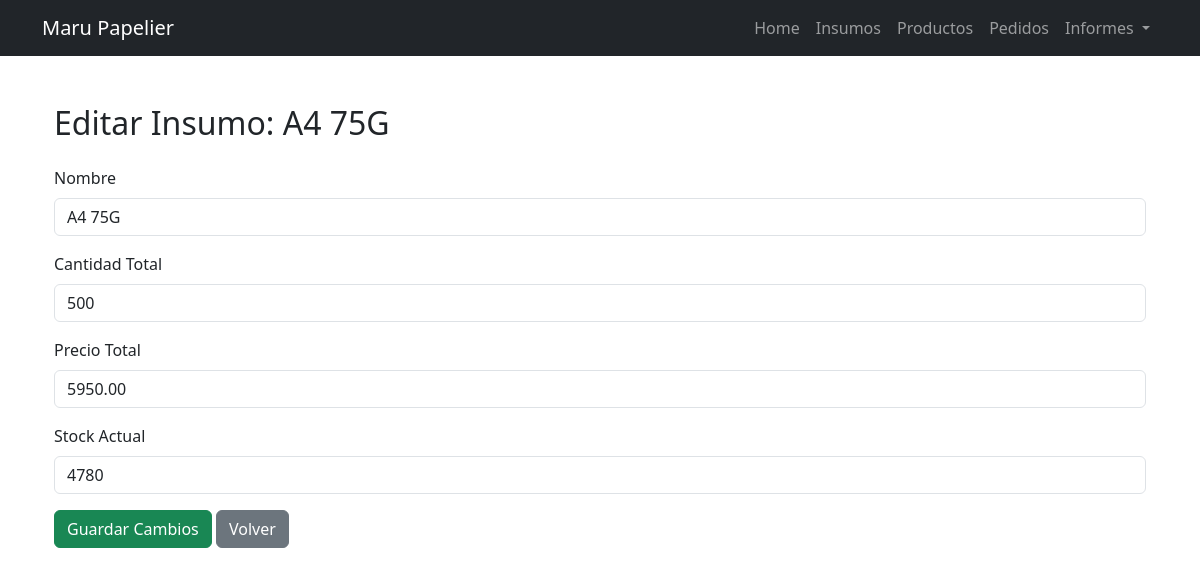
The app's page /gestion/insumos/editar/11/ with its own data.
### gestion/models.py (models this page shows, shortened)
class Insumo(models.Model):
    nombre = models.CharField(max_length=100)
    cantidad_total = models.PositiveIntegerField(help_text="Cantidad total recibida (ej. 500 hojas)")
    stock = models.PositiveIntegerField(default=0, help_text="Stock actual disponible")
    precio_total = models.DecimalField(max_digits=10, decimal_places=2, help_text="Precio total pagado por la cantidad recibida")
    costo_unitario = models.DecimalField(max_digits=10, decimal_places=4, editable=False, default=0)

### gestion/views.py (the view)
# urls.py: path('insumos/editar/<int:insumo_id>/', views.editar_insumo, name='editar_insumo'),
def editar_insumo(request, insumo_id):
    insumo = get_object_or_404(Insumo, id=insumo_id)
    if request.method == "POST":
        form = InsumoForm(request.POST, instance=insumo)
        if form.is_valid():
            form.save()
            messages.success(request, "Insumo actualizado correctamente.")
            return redirect("listar_insumos")
    else:
        form = InsumoForm(instance=insumo)
    return render(
        request, "gestion/editar_insumo.html", {"form": form, "insumo": insumo}
    )

### gestion/forms.py
class InsumoForm(forms.ModelForm):
    class Meta:
        model = Insumo
        fields = ['nombre', 'cantidad_total', 'precio_total', 'stock']
        widgets = {
            'nombre': forms.TextInput(attrs={'class': 'form-control'}),
            'cantidad_total': forms.NumberInput(attrs={'class': 'form-control'}),
            'precio_total': forms.NumberInput(attrs={'class': 'form-control'}),
            'stock': forms.NumberInput(attrs={'class': 'form-control'}),
        }

### gestion/templates/gestion/editar_insumo.html (shortened to what this page needs)
{% extends 'gestion/base.html' %}
{% block content %}
<body>
  <div class="container mt-5">
    <h2 class="mb-4">Editar Insumo: {{ insumo.nombre }}</h2>
    <form method="post">
      <div class="mb-3">
        <label for="id_nombre" class="form-label">Nombre</label>
        {{ form.nombre}}
      </div>
      <div class="mb-3">
        <label for="id_cantidad_total" class="form-label">Cantidad Total</label>
        {{ form.cantidad_total }}
      </div>
      <div class="mb-3">
        <label for="id_precio_total" class="form-label">Precio Total</label>
        {{ form.precio_total }}
      </div>
      <div class="mb-3">
        <label for="id_stock" class="form-label">Stock Actual</label>
        {{ form.stock }}
      </div>
      <button type="submit" class="btn btn-success">Guardar Cambios</button>
      <a href="{% url 'listar_insumos' %}" class="btn btn-secondary">Volver</a>
    </form>
  </div>
</body>
{% endblock %}

### records on screen
Insumo: nombre "A4 75G", cantidad_total "500", precio_total "5950.00", stock "4780"
